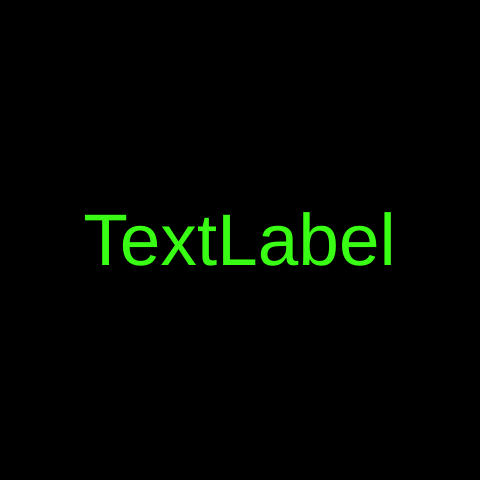
<?xml version="1.0" encoding="UTF-8"?>
<ui version="4.0">
 <class>Clock</class>
 <widget class="QWidget" name="Clock">
  <property name="geometry">
   <rect>
    <x>0</x>
    <y>0</y>
    <width>480</width>
    <height>480</height>
   </rect>
  </property>
  <property name="windowTitle">
   <string>Form</string>
  </property>
  <widget class="QWidget" name="verticalLayoutWidget">
   <property name="geometry">
    <rect>
     <x>-1</x>
     <y>-1</y>
     <width>481</width>
     <height>481</height>
    </rect>
   </property>
   <layout class="QVBoxLayout" name="verticalLayout">
    <item>
     <widget class="QLabel" name="label">
      <property name="font">
       <font>
        <pointsize>55</pointsize>
       </font>
      </property>
      <property name="styleSheet">
       <string notr="true">background-color: black; color: #39ff14</string>
      </property>
      <property name="text">
       <string>TextLabel</string>
      </property>
      <property name="alignment">
       <set>Qt::AlignCenter</set>
      </property>
     </widget>
    </item>
   </layout>
  </widget>
 </widget>
 <resources/>
 <connections/>
</ui>
